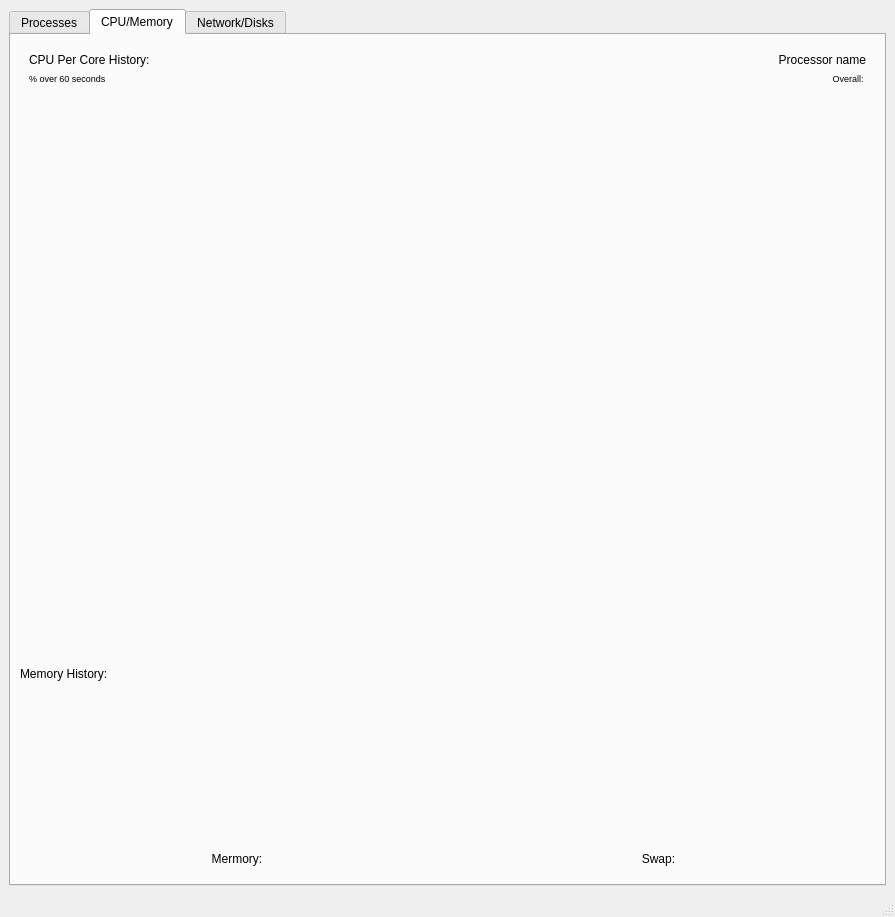
<?xml version="1.0" encoding="UTF-8"?>
<ui version="4.0">
 <class>MainWindow</class>
 <widget class="QMainWindow" name="MainWindow">
  <property name="geometry">
   <rect>
    <x>0</x>
    <y>0</y>
    <width>895</width>
    <height>917</height>
   </rect>
  </property>
  <property name="sizePolicy">
   <sizepolicy hsizetype="Preferred" vsizetype="Preferred">
    <horstretch>0</horstretch>
    <verstretch>0</verstretch>
   </sizepolicy>
  </property>
  <property name="windowTitle">
   <string>SysMonitor</string>
  </property>
  <widget class="QWidget" name="centralwidget">
   <property name="enabled">
    <bool>true</bool>
   </property>
   <layout class="QGridLayout" name="gridLayout_3">
    <item row="0" column="0">
     <widget class="QTabWidget" name="tabWidget">
      <property name="currentIndex">
       <number>1</number>
      </property>
      <widget class="QWidget" name="tab_2">
       <attribute name="title">
        <string>Processes</string>
       </attribute>
       <layout class="QGridLayout" name="gridLayout_7">
        <item row="2" column="0">
         <widget class="GraphicsLayoutWidget" name="widget_5" native="true">
          <property name="sizePolicy">
           <sizepolicy hsizetype="Preferred" vsizetype="Fixed">
            <horstretch>0</horstretch>
            <verstretch>0</verstretch>
           </sizepolicy>
          </property>
          <property name="minimumSize">
           <size>
            <width>0</width>
            <height>150</height>
           </size>
          </property>
         </widget>
        </item>
        <item row="0" column="0">
         <widget class="QTableWidget" name="tableWidget"/>
        </item>
        <item row="1" column="0">
         <widget class="QWidget" name="widget_3" native="true">
          <layout class="QHBoxLayout" name="horizontalLayout">
           <item>
            <widget class="QLabel" name="label_4">
             <property name="text">
              <string>CPU Hisory:</string>
             </property>
            </widget>
           </item>
           <item>
            <widget class="QLabel" name="label_7">
             <property name="text">
              <string>TextLabel</string>
             </property>
             <property name="alignment">
              <set>Qt::AlignRight|Qt::AlignTrailing|Qt::AlignVCenter</set>
             </property>
            </widget>
           </item>
          </layout>
         </widget>
        </item>
       </layout>
      </widget>
      <widget class="QWidget" name="tab">
       <attribute name="title">
        <string>CPU/Memory</string>
       </attribute>
       <layout class="QVBoxLayout" name="verticalLayout_2">
        <item>
         <widget class="QWidget" name="widget_6" native="true">
          <property name="sizePolicy">
           <sizepolicy hsizetype="Preferred" vsizetype="Fixed">
            <horstretch>0</horstretch>
            <verstretch>0</verstretch>
           </sizepolicy>
          </property>
          <property name="minimumSize">
           <size>
            <width>0</width>
            <height>20</height>
           </size>
          </property>
          <layout class="QGridLayout" name="gridLayout">
           <item row="0" column="0">
            <widget class="QLabel" name="label">
             <property name="text">
              <string>CPU Per Core History:</string>
             </property>
            </widget>
           </item>
           <item row="0" column="1">
            <widget class="QLabel" name="label_8">
             <property name="layoutDirection">
              <enum>Qt::LeftToRight</enum>
             </property>
             <property name="text">
              <string>Processor name</string>
             </property>
             <property name="alignment">
              <set>Qt::AlignRight|Qt::AlignTrailing|Qt::AlignVCenter</set>
             </property>
            </widget>
           </item>
           <item row="1" column="0">
            <widget class="QLabel" name="label_9">
             <property name="font">
              <font>
               <pointsize>7</pointsize>
              </font>
             </property>
             <property name="text">
              <string>% over 60 seconds</string>
             </property>
            </widget>
           </item>
           <item row="1" column="1">
            <widget class="QLabel" name="label_3">
             <property name="font">
              <font>
               <pointsize>7</pointsize>
              </font>
             </property>
             <property name="text">
              <string>Overall: </string>
             </property>
             <property name="alignment">
              <set>Qt::AlignRight|Qt::AlignTrailing|Qt::AlignVCenter</set>
             </property>
            </widget>
           </item>
          </layout>
         </widget>
        </item>
        <item>
         <widget class="GraphicsLayoutWidget" name="widget_2" native="true">
          <property name="sizePolicy">
           <sizepolicy hsizetype="Expanding" vsizetype="Expanding">
            <horstretch>0</horstretch>
            <verstretch>0</verstretch>
           </sizepolicy>
          </property>
         </widget>
        </item>
        <item>
         <widget class="QLabel" name="label_2">
          <property name="text">
           <string>Memory History:</string>
          </property>
         </widget>
        </item>
        <item>
         <widget class="GraphicsLayoutWidget" name="widget" native="true">
          <property name="sizePolicy">
           <sizepolicy hsizetype="Expanding" vsizetype="Preferred">
            <horstretch>0</horstretch>
            <verstretch>0</verstretch>
           </sizepolicy>
          </property>
          <property name="minimumSize">
           <size>
            <width>0</width>
            <height>150</height>
           </size>
          </property>
         </widget>
        </item>
        <item>
         <widget class="QWidget" name="widget_4" native="true">
          <property name="sizePolicy">
           <sizepolicy hsizetype="Preferred" vsizetype="Fixed">
            <horstretch>0</horstretch>
            <verstretch>0</verstretch>
           </sizepolicy>
          </property>
          <property name="minimumSize">
           <size>
            <width>0</width>
            <height>30</height>
           </size>
          </property>
          <layout class="QHBoxLayout" name="horizontalLayout_2">
           <item>
            <widget class="QLabel" name="label_5">
             <property name="text">
              <string>Mermory:</string>
             </property>
             <property name="alignment">
              <set>Qt::AlignCenter</set>
             </property>
            </widget>
           </item>
           <item>
            <widget class="QLabel" name="label_6">
             <property name="text">
              <string>Swap:</string>
             </property>
             <property name="alignment">
              <set>Qt::AlignCenter</set>
             </property>
            </widget>
           </item>
          </layout>
         </widget>
        </item>
       </layout>
      </widget>
      <widget class="QWidget" name="tab_3">
       <attribute name="title">
        <string>Network/Disks</string>
       </attribute>
       <layout class="QVBoxLayout" name="verticalLayout">
        <item>
         <widget class="QWidget" name="widget_9" native="true">
          <layout class="QGridLayout" name="gridLayout_2">
           <item row="0" column="0">
            <widget class="QLabel" name="label_10">
             <property name="text">
              <string>Network utilization:</string>
             </property>
            </widget>
           </item>
           <item row="0" column="1" alignment="Qt::AlignRight">
            <widget class="QLabel" name="label_11">
             <property name="text">
              <string>TextLabel</string>
             </property>
            </widget>
           </item>
           <item row="1" column="0">
            <widget class="QLabel" name="label_14">
             <property name="font">
              <font>
               <family>Ubuntu</family>
               <pointsize>7</pointsize>
              </font>
             </property>
             <property name="text">
              <string>over 60 seconds</string>
             </property>
            </widget>
           </item>
          </layout>
         </widget>
        </item>
        <item>
         <widget class="GraphicsLayoutWidget" name="widget_10" native="true"/>
        </item>
        <item>
         <widget class="QWidget" name="widget_7" native="true">
          <layout class="QGridLayout" name="gridLayout_4">
           <item row="0" column="0">
            <widget class="QLabel" name="label_12">
             <property name="text">
              <string>Disk utilization:</string>
             </property>
            </widget>
           </item>
           <item row="0" column="1" alignment="Qt::AlignRight|Qt::AlignBottom">
            <widget class="QLabel" name="label_13">
             <property name="text">
              <string>TextLabel</string>
             </property>
             <property name="alignment">
              <set>Qt::AlignBottom|Qt::AlignRight|Qt::AlignTrailing</set>
             </property>
            </widget>
           </item>
           <item row="1" column="0">
            <widget class="QLabel" name="label_15">
             <property name="font">
              <font>
               <pointsize>7</pointsize>
              </font>
             </property>
             <property name="text">
              <string>over 60 seconds</string>
             </property>
            </widget>
           </item>
          </layout>
         </widget>
        </item>
        <item>
         <widget class="GraphicsLayoutWidget" name="widget_8" native="true"/>
        </item>
       </layout>
      </widget>
     </widget>
    </item>
   </layout>
  </widget>
  <widget class="QMenuBar" name="menubar">
   <property name="geometry">
    <rect>
     <x>0</x>
     <y>0</y>
     <width>895</width>
     <height>22</height>
    </rect>
   </property>
  </widget>
  <widget class="QStatusBar" name="statusbar"/>
 </widget>
 <customwidgets>
  <customwidget>
   <class>GraphicsLayoutWidget</class>
   <extends>QWidget</extends>
   <header>pyqtgraph</header>
   <container>1</container>
  </customwidget>
 </customwidgets>
 <resources/>
 <connections/>
</ui>
